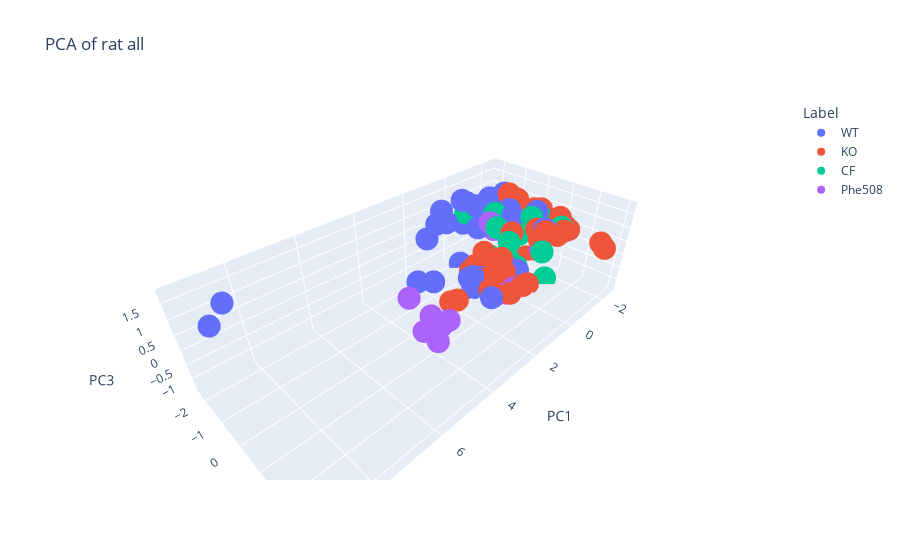

This figure's notebook cell:
### Code cell
pca_3D(df_rat_all, 'PCA of rat all')
